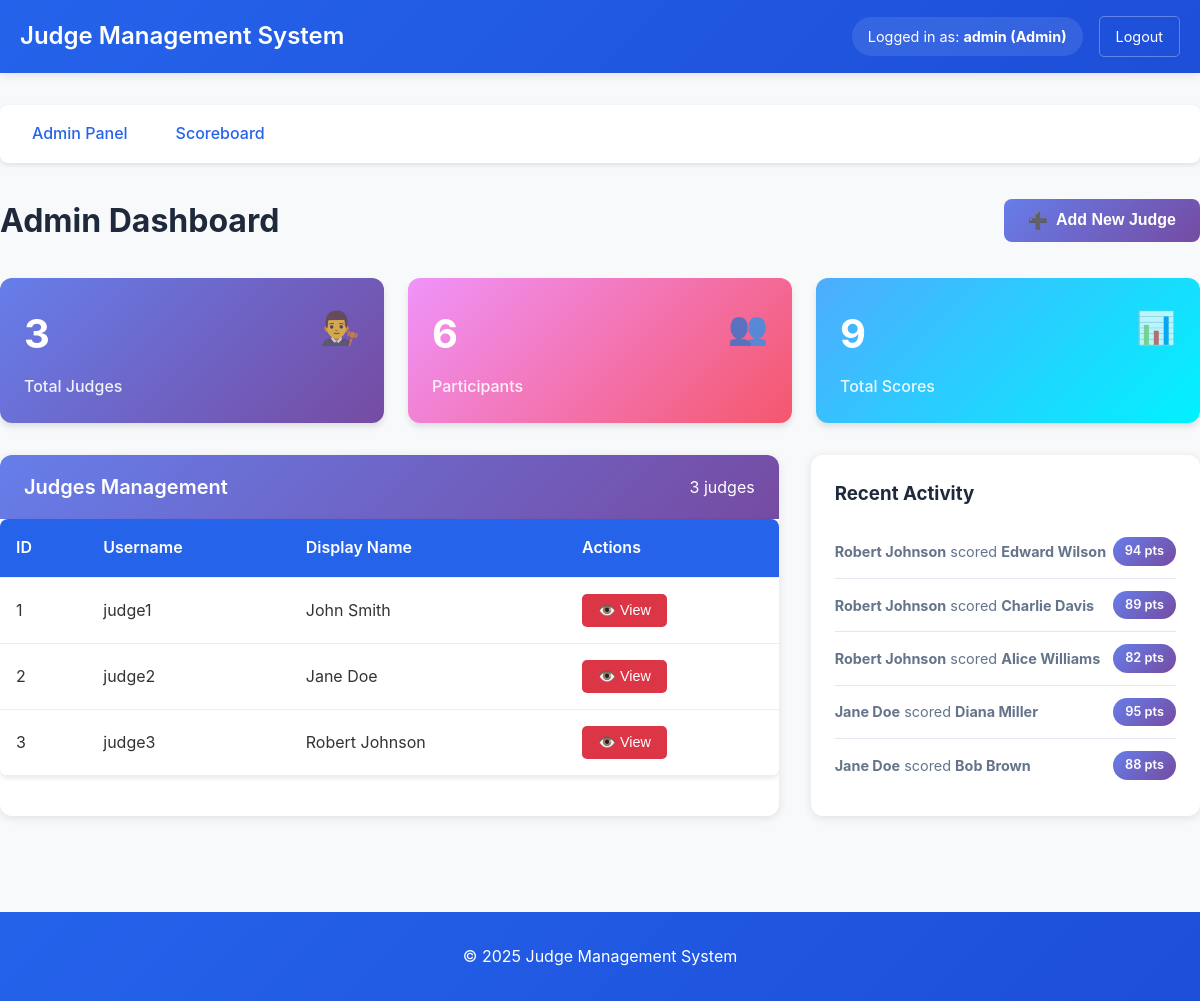
Page /admin.php (signed in) on the committed database.
### tables this page shows
CREATE TABLE IF NOT EXISTS judges (
    id INT AUTO_INCREMENT PRIMARY KEY,
    username VARCHAR(50) UNIQUE NOT NULL,
    display_name VARCHAR(100) NOT NULL,
    password_hash VARCHAR(255) NOT NULL
);

CREATE TABLE IF NOT EXISTS scores (
    id INT AUTO_INCREMENT PRIMARY KEY,
    judge_id INT NOT NULL,
    user_id INT NOT NULL,
    points INT NOT NULL CHECK (points BETWEEN 1 AND 100),
    FOREIGN KEY (judge_id) REFERENCES judges(id),
    FOREIGN KEY (user_id) REFERENCES users(id),
    UNIQUE KEY unique_judge_user (judge_id, user_id)
);

CREATE TABLE IF NOT EXISTS users (
    id INT AUTO_INCREMENT PRIMARY KEY,
    name VARCHAR(100) NOT NULL
);

### admin.php (the view, shortened to what this page needs)
<?php
require_once 'config/db.php';
try {
    $stmt = $pdo->query("SELECT COUNT(*) as count FROM judges");
    $judges_count = $stmt->fetch()['count'];
    $stmt = $pdo->query("SELECT COUNT(*) as count FROM users");
    $users_count = $stmt->fetch()['count'];
    $stmt = $pdo->query("SELECT COUNT(*) as count FROM scores");
    $scores_count = $stmt->fetch()['count'];
    $stmt = $pdo->query("
        SELECT j.display_name as judge_name, u.name as user_name, s.points, s.id
        FROM scores s
        JOIN judges j ON s.judge_id = j.id
        JOIN users u ON s.user_id = u.id
        ORDER BY s.id DESC
        LIMIT 5
    ");
    $recent_scores = $stmt->fetchAll();
} catch (PDOException $e) {
    $judges_count = 0;
    $users_count = 0;
    $scores_count = 0;
    $recent_scores = [];
}
try {
    $stmt = $pdo->query("SELECT id, username, display_name FROM judges ORDER BY id");
    $judges = $stmt->fetchAll();
} catch (PDOException $e) {
    $error_message = "Error fetching judges: " . $e->getMessage();
    $judges = [];
}
?>
<?php include 'includes/header.php'; ?>
<div class="dashboard-header">
    <h1 class="dashboard-title">Admin Dashboard</h1>
    <button class="btn-primary" onclick="openModal()">
        <span>➕</span> Add New Judge
    </button>
</div>
<div class="dashboard-stats">
    <div class="stat-card judges">
        <div class="stat-icon">👨‍⚖️</div>
        <div class="stat-number"><?php echo $judges_count; ?></div>
        <div class="stat-label">Total Judges</div>
    </div>
    <div class="stat-card users">
        <div class="stat-icon">👥</div>
        <div class="stat-number"><?php echo $users_count; ?></div>
        <div class="stat-label">Participants</div>
    </div>
    <div class="stat-card scores">
        <div class="stat-icon">📊</div>
        <div class="stat-number"><?php echo $scores_count; ?></div>
        <div class="stat-label">Total Scores</div>
    </div>
</div>
<div class="dashboard-grid">
    <div class="judges-table">
        <div class="table-header">
            <h3 class="table-title">Judges Management</h3>
            <span><?php echo count($judges); ?> judges</span>
        </div>
        <?php if (count($judges) > 0): ?>
            <div class="table-container">
                <table>
                    <thead>
                        <tr>
                            <th>ID</th>
                            <th>Username</th>
                            <th>Display Name</th>
                            <th>Actions</th>
                        </tr>
                    </thead>
                    <tbody>
                        <?php foreach ($judges as $judge): ?>
                            <tr>
                                <td><?php echo htmlspecialchars($judge['id']); ?></td>
                                <td><?php echo htmlspecialchars($judge['username']); ?></td>
                                <td><?php echo htmlspecialchars($judge['display_name']); ?></td>
                                <td>
                                    <button class="btn btn-sm" onclick="viewJudge(<?php echo $judge['id']; ?>)">
                                        👁️ View
                                    </button>
                                </td>
                            </tr>
                        <?php endforeach; ?>
                    </tbody>
                </table>
            </div>
        <?php else: ?>
            <div style="padding: 2rem; text-align: center; color: #64748b;">
                <p>No judges found. Add your first judge to get started!</p>
            </div>
        <?php endif; ?>
    </div>
    <div class="recent-activity">
        <h3 style="margin-bottom: 1rem; color: #1e293b;">Recent Activity</h3>
        <?php if (count($recent_scores) > 0): ?>
            <?php foreach ($recent_scores as $activity): ?>
                <div class="activity-item">
                    <div class="activity-text">
                        <strong><?php echo htmlspecialchars($activity['judge_name']); ?></strong>
                        scored <strong><?php echo htmlspecialchars($activity['user_name']); ?></strong>
                    </div>
                    <div class="activity-score"><?php echo htmlspecialchars($activity['points']); ?> pts</div>
                </div>
            <?php endforeach; ?>
        <?php else: ?>
            <p style="color: #64748b; text-align: center; padding: 1rem;">No recent activity</p>
        <?php endif; ?>
    </div>
</div>
<?php include 'includes/footer.php'; ?>

### includes/header.php (style rules this page uses)
* { box-sizing: border-box; margin: 0; padding: 0; }
body { font-family: -apple-system, BlinkMacSystemFont, 'Segoe UI', Roboto, sans-serif; line-height: 1.6; color: #333; background-color: #f8f9fa; }
.btn { display: inline-block; padding: 0.5rem 1rem; background-color: #dc3545; color: white; text-decoration: none; border-radius: 5px; border: none; cursor: pointer; font-size: 0.9rem; transition: background-color 0.3s; }
.btn-primary { background-color: #2563eb; color: white; padding: 0.75rem 1.5rem; border: none; border-radius: 5px; cursor: pointer; font-size: 1rem; font-weight: 500; }
table { width: 100%; border-collapse: collapse; background: white; border-radius: 8px; overflow: hidden; box-shadow: 0 2px 5px rgba(0, 0, 0, 0.1); }
th, td { padding: 1rem; text-align: left; border-bottom: 1px solid #eee; }
th { background-color: #2563eb; color: white; font-weight: 600; }

### admin.php (style rules this page uses)
.dashboard-header { display: flex; justify-content: space-between; align-items: center; margin-bottom: 2rem; flex-wrap: wrap; gap: 1rem; }
.dashboard-title { font-size: 2rem; font-weight: 700; color: #1e293b; margin: 0; }
.dashboard-stats { display: grid; grid-template-columns: repeat(auto-fit, minmax(250px, 1fr)); gap: 1.5rem; margin-bottom: 2rem; }
.stat-card { background: linear-gradient(135deg, #667eea 0%, #764ba2 100%); color: white; padding: 1.5rem; border-radius: 12px; box-shadow: 0 4px 6px rgba(0, 0, 0, 0.1); transition: transform 0.2s, box-shadow 0.2s; }
.stat-card.judges { background: linear-gradient(135deg, #667eea 0%, #764ba2 100%); }
.stat-card.users { background: linear-gradient(135deg, #f093fb 0%, #f5576c 100%); }
.stat-card.scores { background: linear-gradient(135deg, #4facfe 0%, #00f2fe 100%); }
.stat-number { font-size: 2.5rem; font-weight: 700; margin-bottom: 0.5rem; }
.stat-label { font-size: 1rem; opacity: 0.9; font-weight: 500; }
.stat-icon { float: right; font-size: 2rem; opacity: 0.7; }
.dashboard-grid { display: grid; grid-template-columns: 2fr 1fr; gap: 2rem; margin-bottom: 2rem; }
.btn-primary { background: linear-gradient(135deg, #667eea 0%, #764ba2 100%); color: white; border: none; padding: 0.75rem 1.5rem; border-radius: 8px; font-weight: 600; cursor: pointer; transition: all 0.2s; display: inline-flex; align-items: center; gap: 0.5rem; }
.recent-activity { background: white; border-radius: 12px; padding: 1.5rem; box-shadow: 0 2px 10px rgba(0, 0, 0, 0.1); }
.activity-item { display: flex; justify-content: space-between; align-items: center; padding: 0.75rem 0; border-bottom: 1px solid #e2e8f0; }
.activity-item:last-child { border-bottom: none; }
.activity-text { font-size: 0.9rem; color: #64748b; }
.activity-score { background: linear-gradient(135deg, #667eea 0%, #764ba2 100%); color: white; padding: 0.25rem 0.75rem; border-radius: 20px; font-weight: 600; font-size: 0.8rem; }
.judges-table { background: white; border-radius: 12px; overflow: hidden; box-shadow: 0 2px 10px rgba(0, 0, 0, 0.1); }
.table-header { background: linear-gradient(135deg, #667eea 0%, #764ba2 100%); color: white; padding: 1rem 1.5rem; display: flex; justify-content: space-between; align-items: center; }
.table-title { font-size: 1.25rem; font-weight: 600; margin: 0; }

### rows in the picture
judges: id "1", username "judge1", display_name "John Smith"
judges: id "2", username "judge2", display_name "Jane Doe"
judges: id "3", username "judge3", display_name "Robert Johnson"
scores: judge.display_name "Robert Johnson", user.name "Edward Wilson", points "94"
scores: judge.display_name "Robert Johnson", user.name "Charlie Davis", points "89"
scores: judge.display_name "Robert Johnson", user.name "Alice Williams", points "82"
scores: judge.display_name "Jane Doe", user.name "Diana Miller", points "95"
scores: judge.display_name "Jane Doe", user.name "Bob Brown", points "88"

### other values in the picture
$_SESSION['username'] "admin"
$_SESSION['user_type'] "Admin"
$judges_count "3"
$users_count "6"
$scores_count "9"
count($judges) "3"
